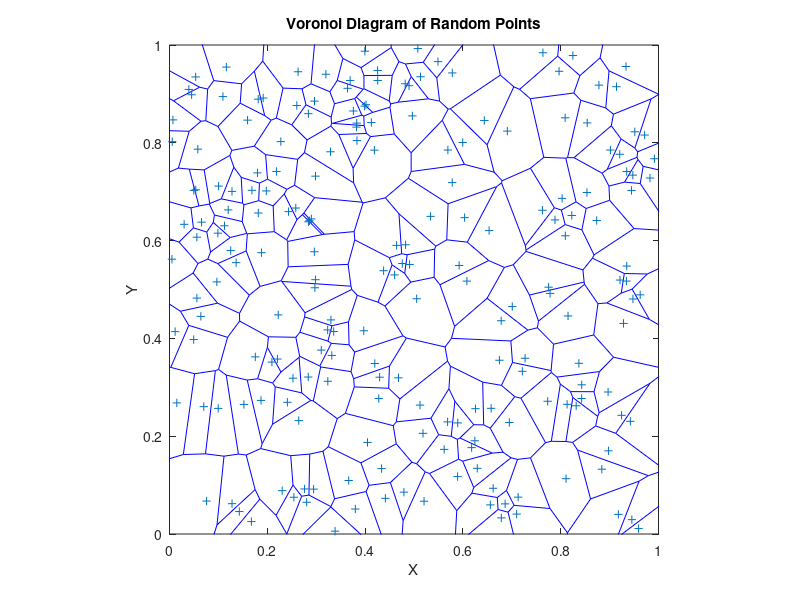

This figure's MATLAB source:
% Scatter_points_2D_1

clear
clc
close all

% set(0,'DefaultFigureRenderer','painters');   % safest for 2D

% Initialize random seed for reproducibility
% rng('shuffle');
N = 200;
L = 1; % Define the limits for the scatter plot
a = 0; % Define the lower limit for the y-axis
x = L*rand(N, 1); % Generate N random x-coordinates
y = L*rand(N, 1); % Generate N random y-coordinates

l0 = sqrt(L^2/N);

figure('Color','w','Position',[100 100 640 480],'Visible','on');
for iter = 1:1
    %% Generate Voronoi
    % Compute Delaunay triangulation
    % [vx, vy] = voronoi(x, y);
    [v, c] = voronoin([x, y]);
    

    new_x = zeros(size(x));
    new_y = zeros(size(y));
    
    % for ind = 1:length(c)
    %     vx_ind = v(c{ind}, 1);
    %     vy_ind = v(c{ind}, 2);
    % 
    %     vx_center = mean(vx_ind);
    %     vy_center = mean(vy_ind);
    % 
    %     new_x(ind) = vx_center;
    %     new_y(ind) = vy_center;
    % end
    
    
    voronoi(x, y);
    hold on    
    % voronoi(new_x, new_y);
    hold off
    xlabel('X');
    ylabel('Y');
    title('Voronoi Diagram of Random Points');
    axis([0 L a L])
    axis equal
    % axis tight
    box on
end
